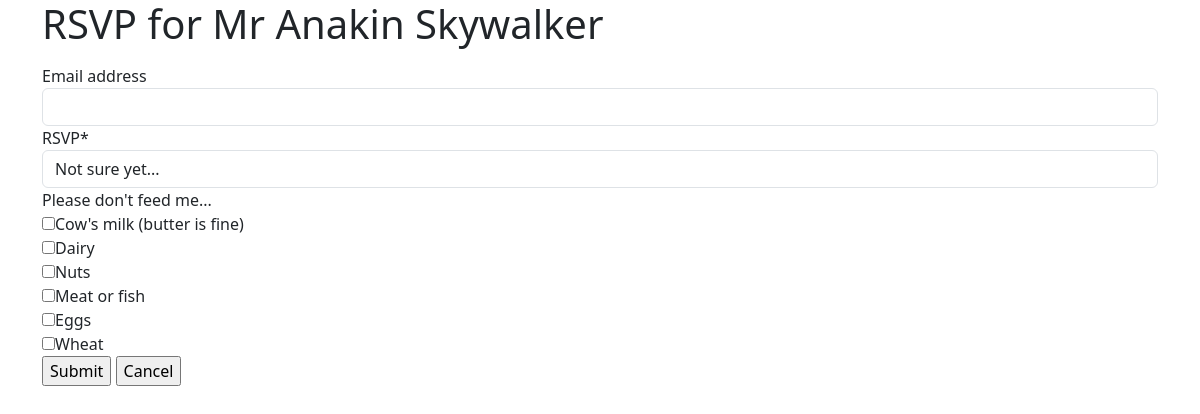
The page /rsvp/flwRlWkYVs/ on the database as committed earlier.
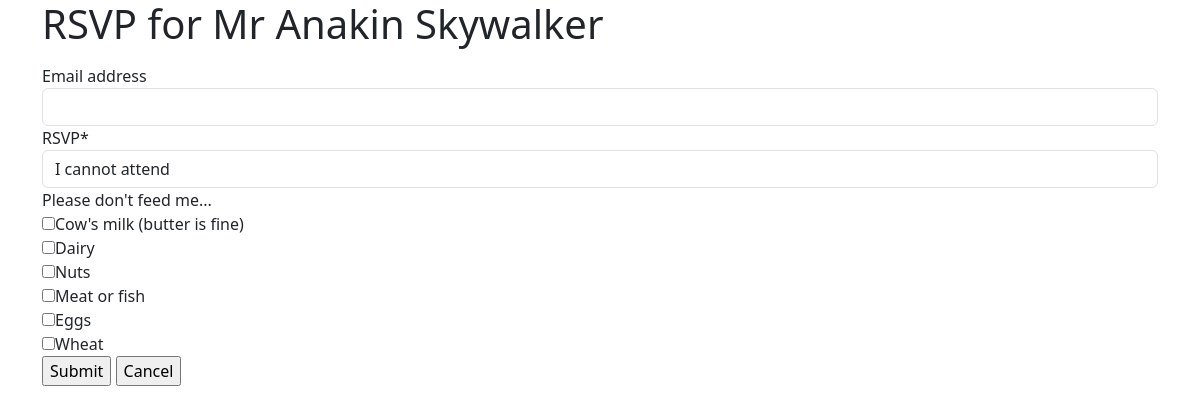
The same page on the database as committed later.
### weddingwrangle/models.py (models this page shows, shortened)
class Guest(models.Model):
    first_name = models.CharField(max_length=30)
    surname = models.CharField(max_length=30)
    email_address = models.CharField(max_length=50, blank=True)
    rsvp_link = models.CharField(max_length=15, verbose_name="RSVP Link")
    rsvp_qr = models.BinaryField(
        null=True, blank=True, editable=False, verbose_name="RSVP QR"
    )
    title = models.ForeignKey(Title, on_delete=models.CASCADE, related_name="guest")
    position = models.ForeignKey(
        Position, on_delete=models.CASCADE, related_name="guest"
    )
    rsvp_status = models.ForeignKey(
        RSVPStatus,
        on_delete=models.CASCADE,
        related_name="guest",
        verbose_name="RSVP Status",
    )
    partner = models.ForeignKey(
        "self",
        on_delete=models.SET_NULL,
        null=True,
        blank=True,
    )
    dietaries = models.ManyToManyField(Dietary, related_name="guest", blank=True)
    emails = models.ManyToManyField(Email, related_name="guest", blank=True)
    audiences = models.ManyToManyField(Audience, related_name="guest", blank=True)
    created_at = models.DateTimeField(auto_now_add=True)
    updated_at = models.DateTimeField(auto_now=True)
    rsvp_at = models.DateTimeField(blank=True, null=True)

### weddingwrangle/views.py (the view)
class RSVPView(UpdateView):
    model = Guest
    form_class = RSVPForm
    success_url = reverse_lazy("guest_list")
    template_name = "weddingwrangle/rsvp.html"
    def get_object(self):
        return self.model.objects.get(rsvp_link=self.kwargs["rsvp_link"])

### weddingwrangle/forms.py (shortened to what this page needs)
class RSVPForm(forms.ModelForm):
    def __init__(self, *args, **kwargs):
        super().__init__(*args, **kwargs)
        self.fields["rsvp_status"].label_from_instance = lambda obj: obj.verbose_name
    class Meta:
        model = Guest
        fields = ["email_address", "rsvp_status", "dietaries"]
        widgets = {"dietaries": forms.CheckboxSelectMultiple}
        labels = {
            "dietaries": "Please don't feed me...",
            "rsvp_status": "RSVP",
        }

### weddingwrangle/models.py (called while the page is built)
    def __str__(self):
        return self.name

    def __str__(self):
        return self.name

### weddingwrangle/templates/weddingwrangle/rsvp.html (shortened to what this page needs)
{% extends "base_bootstrap.html" %}
{% load crispy_forms_tags %}
{% block content %}
  <h1> RSVP for {{ guest.title }} {{ guest.first_name }} {{ guest.surname }} </h1>
  <p>
    <form action="" method="post" id="rsvp_form" enctype="multipart/form-data">
      {{ form|crispy }}
      <input type="submit" value="Submit">
      <input type="submit" value="Cancel">
    </form>
  </p>
{% endblock %}

Rows that differ between the two databases and show on the page:
changed Guest: rsvp_status "Not sure yet..." → "I cannot attend"
